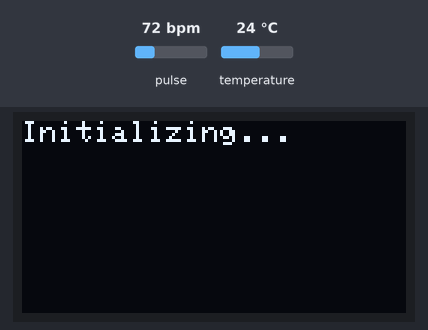
A sketch run on a simulated ESP32. On the bench: 128×64 one-colour display. Inputs (shaded band) come from the test bench; at power-on: temperature 24 °C, pulse 72 bpm. Random numbers use the default seed unless the sketch sets one; nothing arrives over Bluetooth unless stated; what the sketch prints to the serial monitor is not drawn.

Above: at 0.1 s.
At 2.4 s:
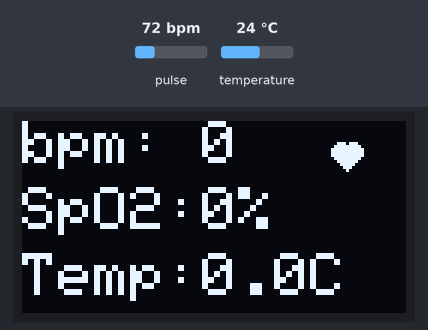
2.5 s: temperature set to 12 °C
At 7.5 s:
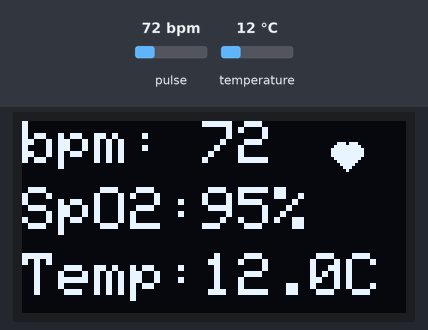
Timing chart, 0 to 9.0 s (numbered marks = the images above; inputs shaded):
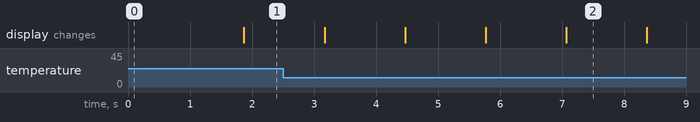

The sketch:

cardioCare.ino
```cpp
#include <Wire.h>
#include <Adafruit_GFX.h>
#include <Adafruit_SSD1306.h>
#include <MAX30105.h>
#include <OneWire.h>
#include <DallasTemperature.h>

// Bluetooth includes for classic SPP
#include <BluetoothSerial.h>
BluetoothSerial SerialBT;

// OLED setup
#define SCREEN_WIDTH 128
#define SCREEN_HEIGHT 64
#define OLED_RESET -1
Adafruit_SSD1306 display(SCREEN_WIDTH, SCREEN_HEIGHT, &Wire, OLED_RESET);

// MAX30102 setup
MAX30105 particleSensor;

// DS18B20 temperature sensor
#define ONE_WIRE_BUS 4
OneWire oneWire(ONE_WIRE_BUS);
DallasTemperature tempSensor(&oneWire);

// Animation frame
int heartFrame = 0;

// Sensor values and buffers
float temperatureC = 0.0;
long irValue = 0;
int heartRate = 0;
int spO2 = 0;

// Buffers for 5 seconds of data (assuming 2 samples per second)
const int BUFFER_SIZE = 10; // 5 seconds * 2 samples/sec
int hrBuffer[BUFFER_SIZE];
int spO2Buffer[BUFFER_SIZE];
float tempBuffer[BUFFER_SIZE];
int bufferIndex = 0;
unsigned long lastUpdate = 0;
const unsigned long INTERVAL = 5000; // 5 seconds in milliseconds
int lastHeartRate = 0;
int lastSpO2 = 0;
float lastTemperature = 0.0;

// Function to calculate median value to reduce noise
int calculateMedian(int* buffer, int size) {
    int sorted[BUFFER_SIZE];
    for (int i = 0; i < size; i++) {
        sorted[i] = buffer[i];
    }
    for (int i = 0; i < size - 1; i++) {
        for (int j = 0; j < size - i - 1; j++) {
            if (sorted[j] > sorted[j + 1]) {
                int temp = sorted[j];
                sorted[j] = sorted[j + 1];
                sorted[j + 1] = temp;
            }
        }
    }
    return sorted[size / 2];
}

// Function to calculate median for float values
float calculateMedianFloat(float* buffer, int size) {
    float sorted[BUFFER_SIZE];
    for (int i = 0; i < size; i++) {
        sorted[i] = buffer[i];
    }
    for (int i = 0; i < size - 1; i++) {
        for (int j = 0; j < size - i - 1; j++) {
            if (sorted[j] > sorted[j + 1]) {
                float temp = sorted[j];
                sorted[j] = sorted[j + 1];
                sorted[j + 1] = temp;
            }
        }
    }
    return sorted[size / 2];
}

void setup() {
    Serial.begin(115200);
    SerialBT.begin("ESP32-Health"); // Bluetooth name, change as needed

    if (!display.begin(SSD1306_SWITCHCAPVCC, 0x3C)) {
        Serial.println("SSD1306 allocation failed");
        while (true);
    }

    display.clearDisplay();
    display.setTextSize(1);
    display.setTextColor(SSD1306_WHITE);
    display.setCursor(0, 0);
    display.println("Initializing...");
    display.display();

    if (!particleSensor.begin(Wire)) {
        Serial.println("MAX30102 not found");
        display.println("MAX30102 not found");
        display.display();
        while (true);
    }

    particleSensor.setup();
    particleSensor.setPulseAmplitudeRed(0x0A);
    particleSensor.setPulseAmplitudeGreen(0);

    tempSensor.begin();

    // Initialize buffers
    for (int i = 0; i < BUFFER_SIZE; i++) {
        hrBuffer[i] = 0;
        spO2Buffer[i] = 0;
        tempBuffer[i] = 0.0;
    }

    delay(1000);
    display.clearDisplay();
    lastUpdate = millis();
}

void loop() {
    irValue = particleSensor.getIR();

    // Collect data if IR value indicates finger presence
    if (irValue > 50000) {
        hrBuffer[bufferIndex] = random(65, 80); // Simulated heart rate
        spO2Buffer[bufferIndex] = random(95, 99); // Simulated SpO2
    } else {
        hrBuffer[bufferIndex] = 0;
        spO2Buffer[bufferIndex] = 0;
    }

    // Read temperature
    tempSensor.requestTemperatures();
    tempBuffer[bufferIndex] = tempSensor.getTempCByIndex(0);

    bufferIndex = (bufferIndex + 1) % BUFFER_SIZE;

    // Check if 5 seconds have passed
    unsigned long currentTime = millis();
    if (currentTime - lastUpdate >= INTERVAL) {
        // Calculate median values to reduce noise
        heartRate = calculateMedian(hrBuffer, BUFFER_SIZE);
        spO2 = calculateMedian(spO2Buffer, BUFFER_SIZE);
        temperatureC = calculateMedianFloat(tempBuffer, BUFFER_SIZE);

        // Update last values
        lastHeartRate = heartRate;
        lastSpO2 = spO2;
        lastTemperature = temperatureC;

        // Print to Serial Monitor
        Serial.print("Heart Rate: ");
        Serial.print(heartRate);
        Serial.print(" bpm, SpO2: ");
        Serial.print(spO2);
        Serial.print(" %, Temperature: ");
        Serial.print(temperatureC, 1);
        Serial.println(" C");

        // Send as JSON via Bluetooth (for Flutter app)
        String json = "{\"temperature\":";
        json += String(temperatureC, 1);
        json += ",\"heartRate\":";
        json += String(heartRate);
        json += ",\"spo2\":";
        json += String(spO2);
        json += "}\n";
        SerialBT.print(json); // Send to Bluetooth SPP

        lastUpdate = currentTime;
    }

    // Display the last calculated values
    display.clearDisplay();
    display.setTextSize(2);
    display.setCursor(0, 0);
    display.print("bpm: ");
    display.print(lastHeartRate);

    display.setCursor(0, 22);
    display.print("SpO2:");
    display.print(lastSpO2);
    display.print("%");

    display.setCursor(0, 44);
    display.print("Temp:");
    display.print(lastTemperature, 1);
    display.print("C");

    drawHeart(heartFrame);
    heartFrame = (heartFrame + 1) % 2;

    display.display();
    delay(500); // Sample every 500ms (2 samples per second)
}

void drawHeart(int frame) {
    int x = 108, y = 10;
    int r = (frame == 0) ? 3 : 5;
    int offset = (frame == 0) ? 2 : 3;

    display.fillCircle(x - offset, y, r, SSD1306_WHITE);
    display.fillCircle(x + offset, y, r, SSD1306_WHITE);

    int baseY = y + r - 1;
    int tipY = y + r * 2;
    display.fillTriangle(
            x - offset - r + 1, baseY,
            x + offset + r - 1, baseY,
            x, tipY,
            SSD1306_WHITE
    );
}
```
